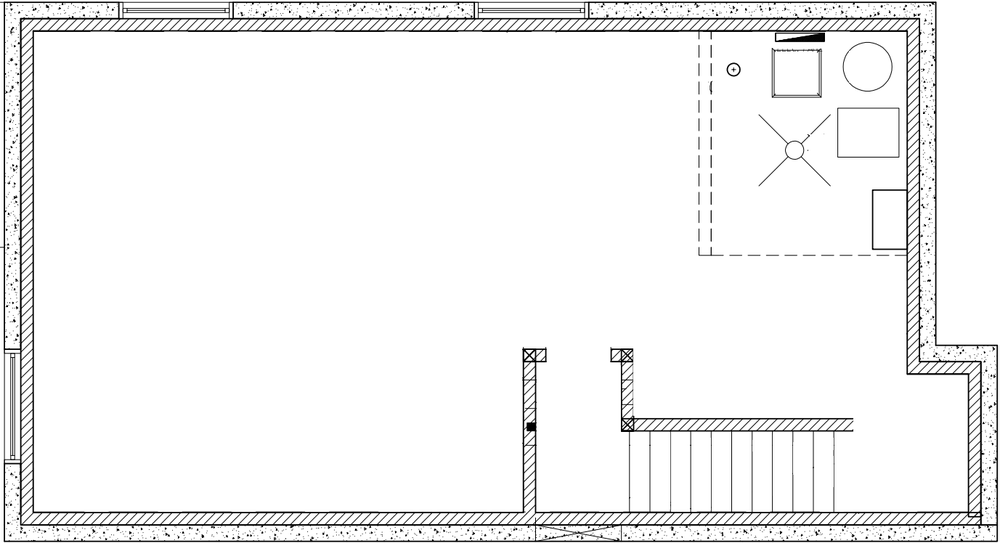
#> input picture utils/examples/basement.png, 1000 x 543 px, shrunk from 1377 x 748 before the run
$ python img2model.py examples/basement.png out.png
#> lines starting #> are read from the running program, lines starting #| are printed output that depends on the picture; after the words box and inside, x2 and y2 are one past the last pixel; in counts of white or black regions, pixels touching at a corner belong together
import json
import cv2
import argparse

SCALE_FACTOR = 1 / 48  # Scale factor for resizing the image
SCALE = lambda x: x * SCALE_FACTOR

def extract_floor_data(image_path):
#> called with image_path = 'examples/basement.png'
    image = cv2.imread(image_path, cv2.IMREAD_GRAYSCALE)
#> image is the input picture: shape (543, 1000); min 0, max 255, mean 243.1
    if image is None:
        raise FileNotFoundError(f"Image not found at path: {image_path}")
    image = cv2.flip(image, 0)  # Flip the image vertically
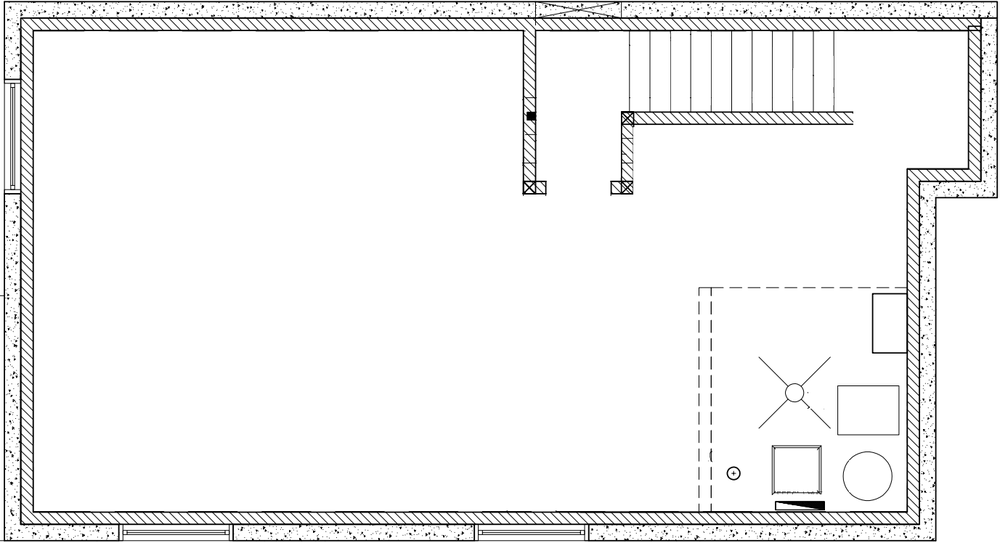
#> image: shape (543, 1000); min 0, max 255, mean 243.1
    _, binary_image = cv2.threshold(image, 200, 255, cv2.THRESH_BINARY_INV)
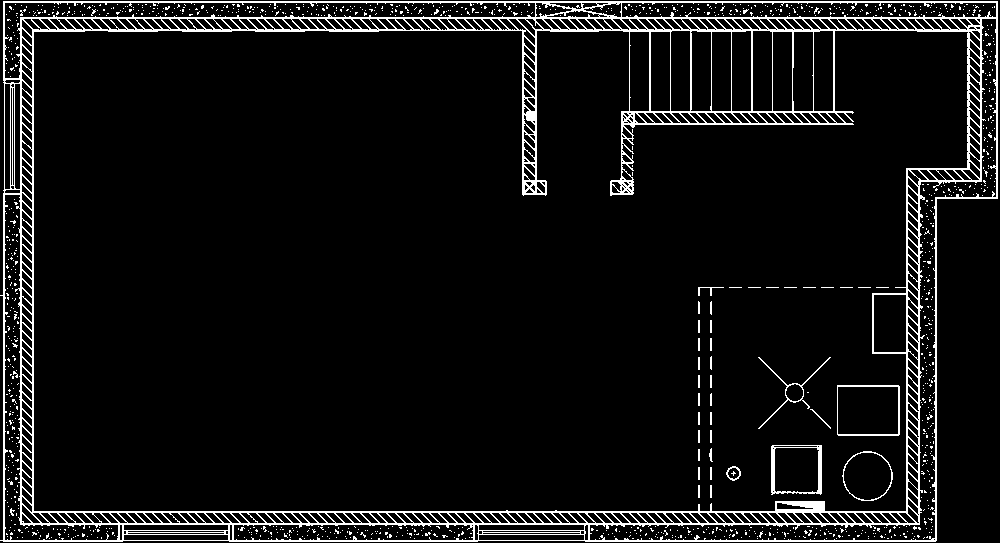
#> binary_image: shape (543, 1000); 7% white in thin lines or dots
    contours, _ = cv2.findContours(binary_image, cv2.RETR_EXTERNAL, cv2.CHAIN_APPROX_SIMPLE)
#> contours = 1 contour; box (x1, y1, x2, y2) and area: (0, 1, 998, 542) 515516

    plan_data = {"shapes": []}

    for contour in contours:
        edges = [{"x": int(pt[0][0]), "y": int(pt[0][1])} for pt in contour]

        epsilon = 0.01 * cv2.arcLength(contour, True)
        approx = cv2.approxPolyDP(contour, epsilon, True)
        edges = [{"x": int(pt[0][0]), "y": int(pt[0][1])} for pt in approx]

        edges = [{"x": SCALE(e["x"]), "y": SCALE(e["y"])} for e in edges]

        shape_type = "Polygon"

        shape_data = {
            "type": shape_type,
            "edges": edges
        }

        plan_data["shapes"].append(shape_data)
#> this loop made 1 pass
#> (epsilon, shape_type) on pass 1: (30.81, 'Polygon')

    return plan_data

def extract_wall_data(image_path):
#> called with image_path = 'examples/basement.png'
    image = cv2.imread(image_path, cv2.IMREAD_GRAYSCALE)
    if image is None:
        raise FileNotFoundError(f"Image not found at path: {image_path}")
    image = cv2.flip(image, 0)  # Flip the image vertically

    edges = cv2.Canny(image, 200, 200, apertureSize=3)
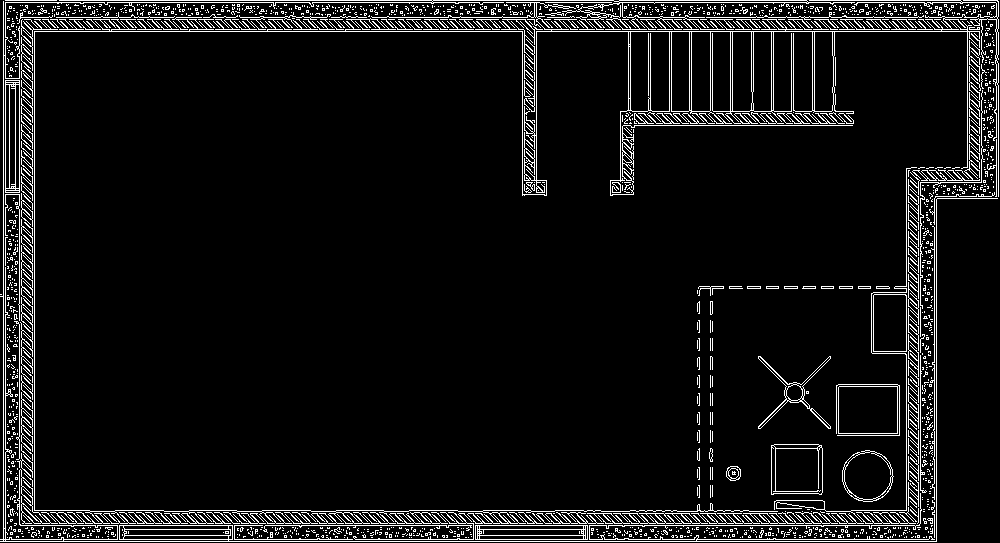
#> edges: shape (543, 1000); 7.1% white in thin lines or dots

    contours, _ = cv2.findContours(edges, cv2.RETR_TREE, cv2.CHAIN_APPROX_SIMPLE)  # No approximation
#> contours = 2357 contours, 2237 with area under 20; largest, box (x1, y1, x2, y2) and area: (34, 0, 999, 524) 12505, (630, 31, 670, 112) 3088, (836, 384, 900, 436) 2774, (838, 386, 898, 434) 2771, (771, 444, 823, 495) 2495

    wall_data = {"shapes": []}

    for contour in contours:
        edges_list = [{"x": SCALE(int(pt[0][0])), "y": SCALE(int(pt[0][1]))} for pt in contour]

        shape_type = "Polyline"
        shape_data = {
            "type": shape_type,
            "edges": edges_list
        }

        wall_data["shapes"].append(shape_data)
#> this loop made 2357 passes
#> contour on passes 1 to 3: [[923, 537], [924, 537]], [[904, 537]], [[873, 537], [874, 537]]

    return wall_data

def save_floor_plan_json(floor_data, wall_data, output_path):
    combined_data = {
        "model": {
            "location": {"x": 0, "y": 0},
            "rotation": 0,
            "shapes": floor_data["shapes"] + wall_data["shapes"]
        }
    }

    with open(output_path, "w") as json_file:
        json.dump(combined_data, json_file, indent=4)

    print(f"Floor plan JSON data has been saved to '{output_path}'.")

if __name__ == "__main__":
    parser = argparse.ArgumentParser(description="Extract floor and wall data from a floor plan image")
    parser.add_argument("image_path", type=str, help="Path to the floor plan image")
    parser.add_argument("output_path", type=str, help="Path to save the output JSON")
    args = parser.parse_args()

    floor_data = extract_floor_data(args.image_path)
    wall_data = extract_wall_data(args.image_path)
    save_floor_plan_json(floor_data, wall_data, args.output_path)

$ run again, on utils/examples/main_floor.png
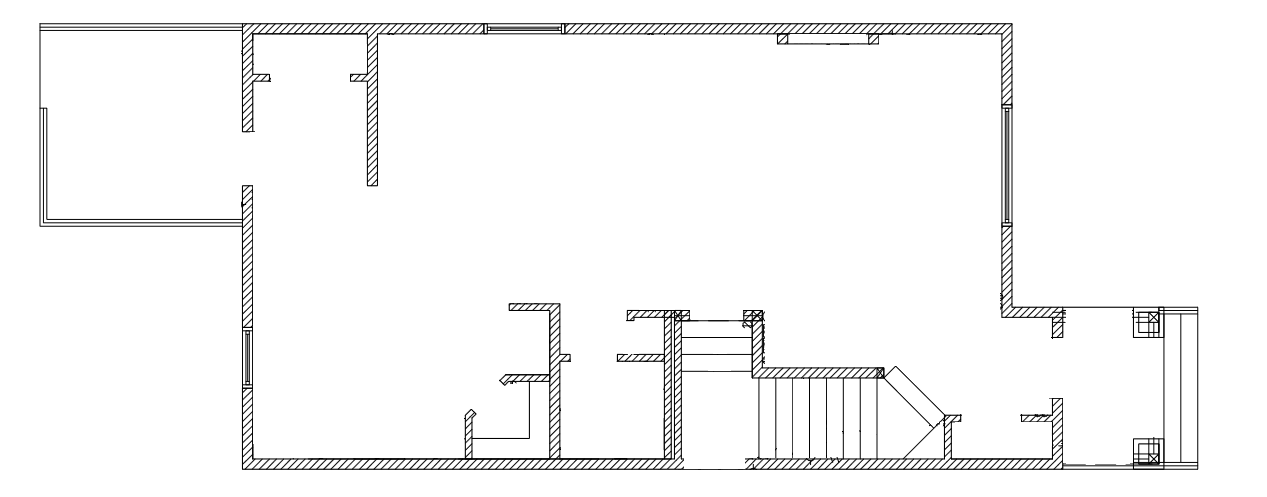
#> input picture utils/examples/main_floor.png, 1267 x 497 px
#> in extract_floor_data, image is the input picture: shape (497, 1267); min 0, max 255, mean 247.2
#> in extract_floor_data, `_, binary_image = cv2.threshold(image, 200, 255, cv2.THRESH_BINARY_INV)`:
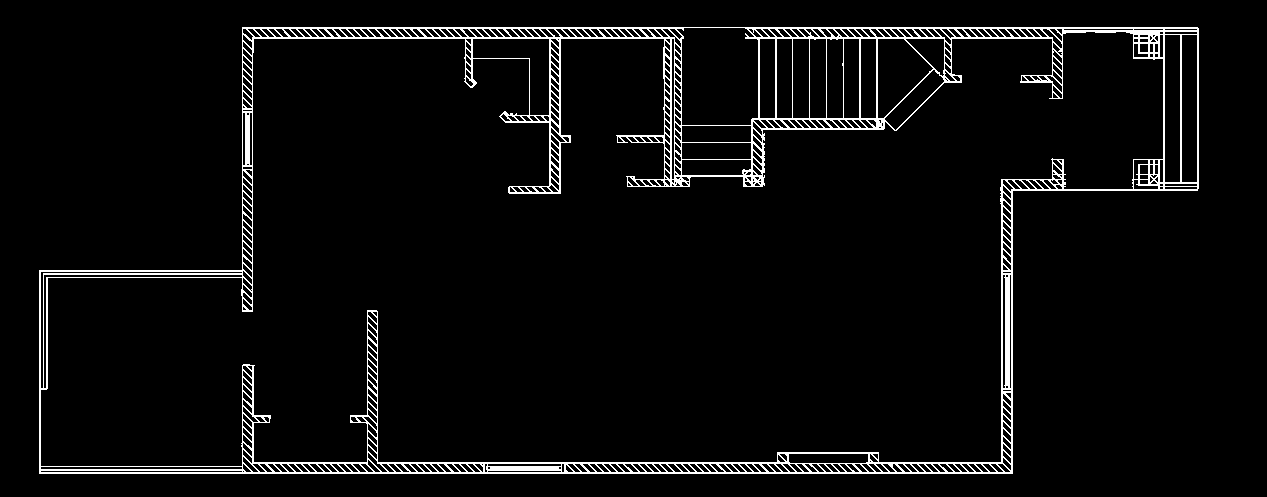
#> binary_image: shape (497, 1267); 4.5% white in thin lines or dots, all inside (x1, y1, x2, y2) = (39, 27, 1199, 474)
#> in extract_floor_data, `contours, _ = cv2.findContours(binary_image, cv2.RETR_EXTERNAL, cv2.CH..`: contours = 1 contour; box (x1, y1, x2, y2) and area: (39, 27, 1199, 474) 414946
#> the loop in extract_floor_data, `for contour in contours:` made 1 pass
#> (epsilon, shape_type) on pass 1: (32.08, 'Polygon')
#> in extract_wall_data, `edges = cv2.Canny(image, 200, 200, apertureSize=3)`:
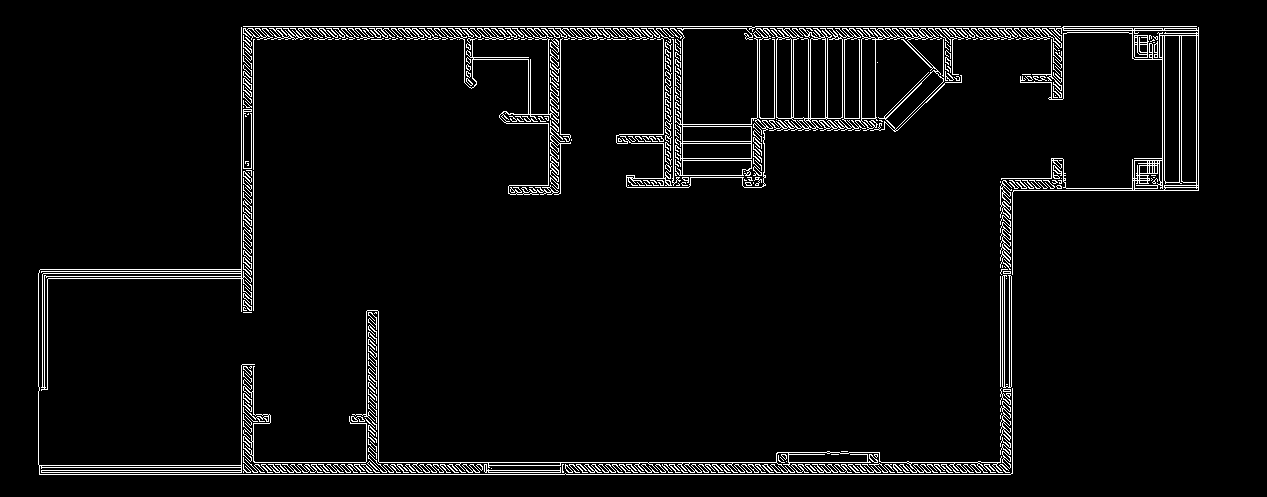
#> edges: shape (497, 1267); 4.3% white in thin lines or dots, all inside (x1, y1, x2, y2) = (38, 26, 1199, 475)
#> in extract_wall_data, `contours, _ = cv2.findContours(edges, cv2.RETR_TREE, cv2.CHAIN_APPROX_..`: contours = 658 contours, 455 with area under 20; largest, box (x1, y1, x2, y2) and area: (1001, 26, 1199, 275) 7824, (616, 30, 773, 188) 3398, (769, 28, 904, 131) 3070, (38, 27, 1013, 475) 2360, (1181, 35, 1197, 183) 2202
#> the loop in extract_wall_data, `for contour in contours:` made 658 passes
#> contour on pass 1: [[491, 468]]

$ run again, on utils/examples/top_floor.png
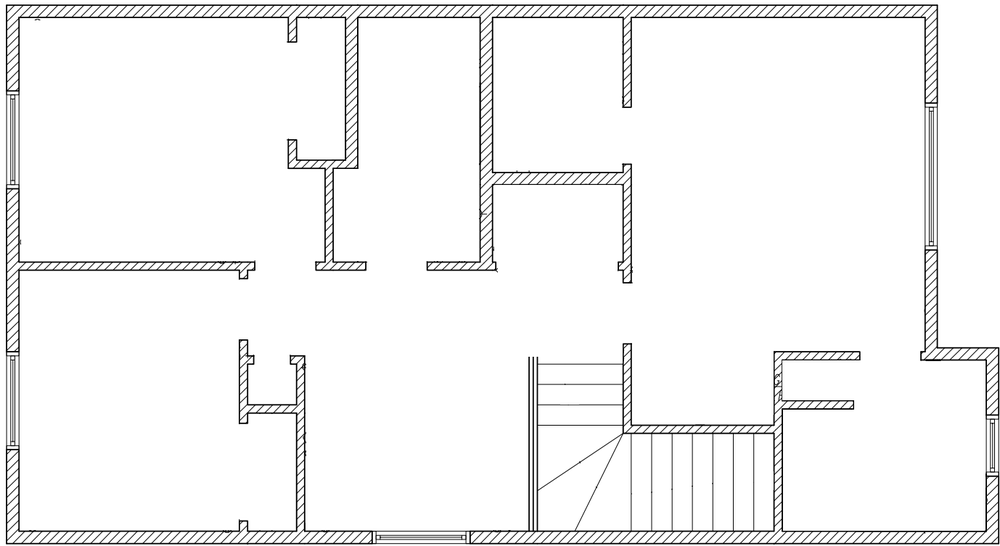
#> input picture utils/examples/top_floor.png, 1000 x 546 px, shrunk from 1378 x 753 before the run
#> in extract_floor_data, image is the input picture: shape (546, 1000); min 0, max 255, mean 244.5
#> in extract_floor_data, `_, binary_image = cv2.threshold(image, 200, 255, cv2.THRESH_BINARY_INV)`:
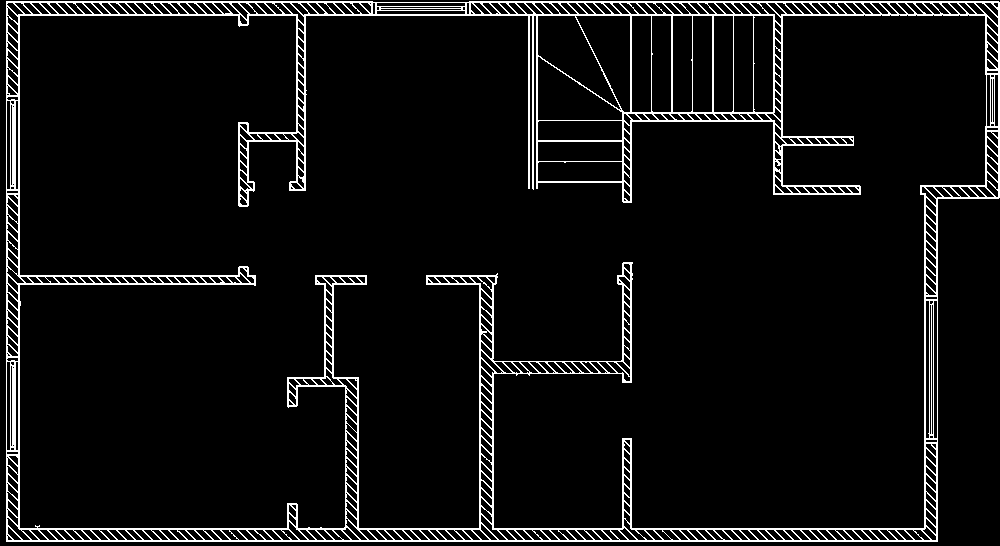
#> binary_image: shape (546, 1000); 6.3% white in thin lines or dots
#> in extract_floor_data, `contours, _ = cv2.findContours(binary_image, cv2.RETR_EXTERNAL, cv2.CH..`: contours = 1 contour; box (x1, y1, x2, y2) and area: (6, 1, 1000, 542) 514858
#> the loop in extract_floor_data, `for contour in contours:` made 1 pass
#> (epsilon, shape_type) on pass 1: (30.65, 'Polygon')
#> in extract_wall_data, `edges = cv2.Canny(image, 200, 200, apertureSize=3)`:
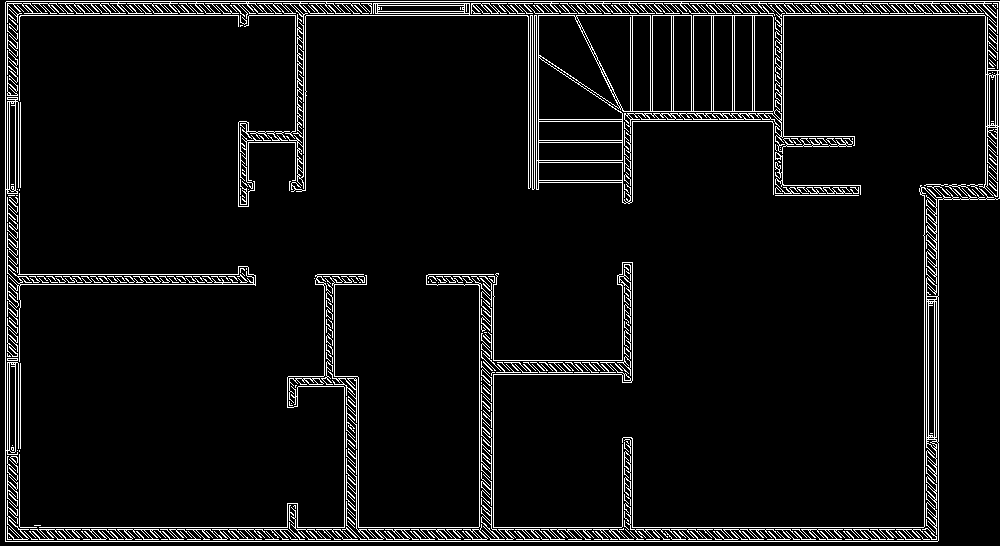
#> edges: shape (546, 1000); 6.2% white in thin lines or dots
#> in extract_wall_data, `contours, _ = cv2.findContours(edges, cv2.RETR_TREE, cv2.CHAIN_APPROX_..`: contours = 732 contours, 602 with area under 20; largest, box (x1, y1, x2, y2) and area: (5, 1, 1000, 542) 515887, (5, 1, 1000, 542) 482010, (538, 15, 620, 109) 3250, (576, 15, 633, 112) 3104, (538, 57, 623, 120) 2852
#> the loop in extract_wall_data, `for contour in contours:` made 732 passes
#> contour on passes 2, 3, 6: [[934, 474], [935, 473], [936, 474], [935, 475]], [[934, 465], [935, 464], [936, 465], [935, 466]], [[934, 448], [935, 447], [936, 448], [935, 449]]
